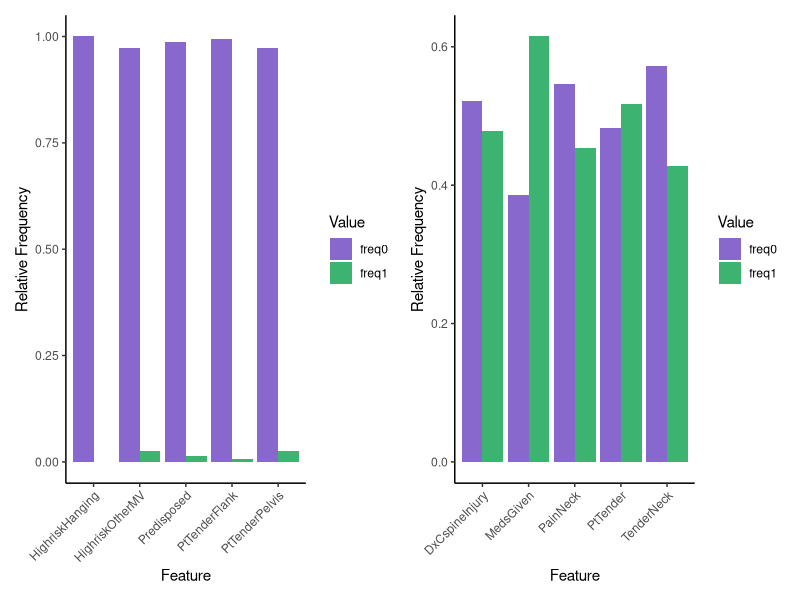
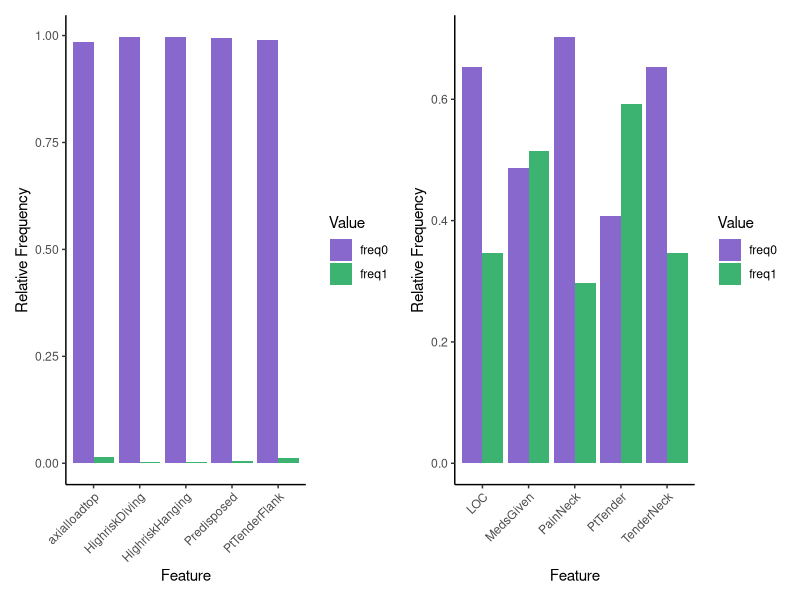
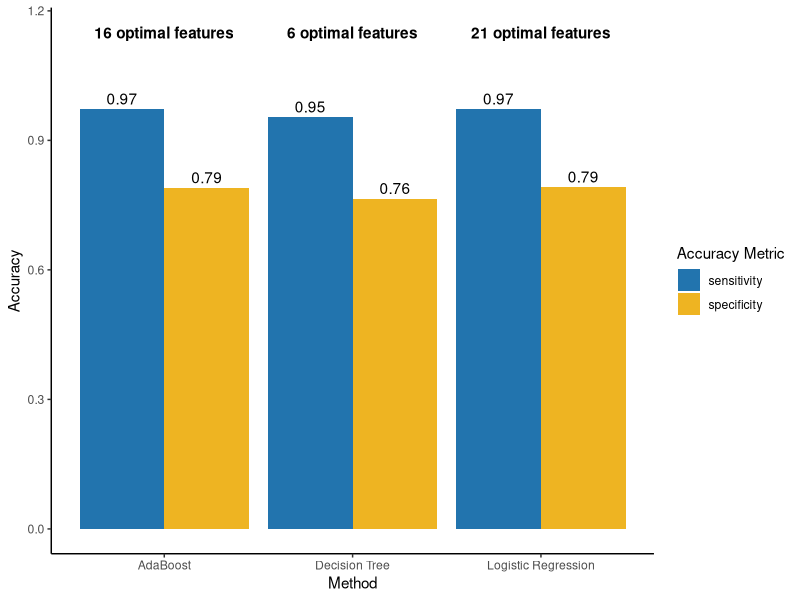

R code for these plots, in order:
## ---- chunk 1
rm(list = ls())
library(tidyverse)
library(knitr)
library(reshape2)
library(patchwork)
knitr::opts_chunk$set(
  echo = FALSE,  # don't print the code chunk
  warning = FALSE,  # don't print warnings
  message = FALSE,  # don't print messages
  fig.width = 6,  # set default width of figures
  fig.height = 4,  # set default height of figures
  fig.align = "center",  # always align figure in center
  fig.pos = "H",  # always plot figure at the exact location of the code chunk
  cache = FALSE,
  dpi = 400) 
## ---- chunk 2
# load processed data
train <- read.csv("../../../../data/csi_pecarn/processed/train.csv")
tune <- read.csv("../../../../data/csi_pecarn/processed/train.csv")
test <- read.csv("../../../../data/csi_pecarn/processed/train.csv")
all <- rbind(train, tune, test)[, -1]
## ---- chunk 3
outcomes <- all %>% filter(outcome == 1) %>% 
  select(-outcome) %>% select(!contains("2"))
freq1 <- sort(apply(outcomes, 2, mean), dec = TRUE)
freq0 <- 1 - freq1
outcome_freq <- data.frame(cbind(freq0, freq1)) %>% 
  rownames_to_column("feature") %>% 
  mutate(diff = abs(freq1 - freq0)) %>% 
  arrange(desc(diff))
## ---- chunk 4
controls <- all %>% filter(outcome != 1) %>% 
  select(-outcome) %>% select(!contains("2"))
freq1 <- sort(apply(controls, 2, mean), dec = TRUE)
freq0 <- 1 - freq1
control_freq <- data.frame(cbind(freq0, freq1)) %>% 
  rownames_to_column("feature") %>% 
  mutate(diff = abs(freq1 - freq0)) %>% 
  arrange(desc(diff))
## ---- chunk 5
plotRelFreq <- function(data, high = TRUE) {
  library(tidyverse)
  if (high) {
    d <- head(data, 5)
  } else {
    d <- tail(data, 5)
  }
  d %>% select(-diff) %>% melt() %>% 
    ggplot(mapping = aes(x = reorder(feature, -value, sum), y = value, fill = variable)) + 
    geom_col(position = 'dodge') + 
    labs(x = "Feature", y = "Relative Frequency") +
    scale_fill_manual("Value", values = c("mediumpurple3", "mediumseagreen")) + 
    theme_classic() + 
    theme(axis.text.x = element_text(angle = 45, hjust = 1))
}
## ---- chunk 6
outcome_high <- plotRelFreq(outcome_freq)
outcome_low <- plotRelFreq(outcome_freq, high = FALSE)
outcome_high + outcome_low
## ---- chunk 7
controls_high <- plotRelFreq(control_freq)
controls_low <- plotRelFreq(control_freq, high = FALSE)
controls_high + controls_low
## ---- chunk 8
type <- c("AdaBoost", "Decision Tree", "Logistic Regression")
vars <- paste0(c(16, 6, 21), " optimal features")
sensitivity <- c(0.97196262, 0.95327103, 0.97196262)
specificity <- c(0.78956835, 0.76438849, 0.79136691)
names(sensitivity) <- names(specificity) <- type
df_res <- data.frame(type, sensitivity, specificity)
melted <- melt(df_res)
melted %>%
  ggplot(mapping = aes(x = type, y = value, fill = variable)) + 
  geom_col(position = 'dodge') + 
  labs(x = "Method", y = "Accuracy") +
  scale_fill_manual("Accuracy Metric", values = c("#2274AE", "goldenrod2")) + 
  theme_classic() +
  geom_text(aes(label = round(value, 2)), vjust = -0.4, position = position_dodge(0.9)) +
  annotate("text", x = 1:3, y = 1.15, label = vars, fontface = "bold")
